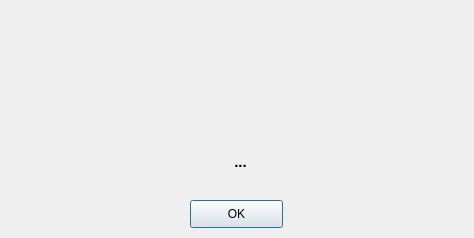
<?xml version="1.0" encoding="UTF-8"?>
<ui version="4.0">
 <class>Dialog</class>
 <widget class="QDialog" name="Dialog">
  <property name="geometry">
   <rect>
    <x>0</x>
    <y>0</y>
    <width>474</width>
    <height>238</height>
   </rect>
  </property>
  <property name="windowTitle">
   <string>Gagal</string>
  </property>
  <widget class="QPushButton" name="pbFailedNotif">
   <property name="geometry">
    <rect>
     <x>190</x>
     <y>200</y>
     <width>93</width>
     <height>28</height>
    </rect>
   </property>
   <property name="font">
    <font>
     <weight>50</weight>
     <bold>false</bold>
    </font>
   </property>
   <property name="text">
    <string>OK</string>
   </property>
  </widget>
  <widget class="QLabel" name="label_2">
   <property name="geometry">
    <rect>
     <x>180</x>
     <y>10</y>
     <width>111</width>
     <height>101</height>
    </rect>
   </property>
   <property name="text">
    <string/>
   </property>
   <property name="pixmap">
    <pixmap>../../img/close.png</pixmap>
   </property>
   <property name="scaledContents">
    <bool>true</bool>
   </property>
  </widget>
  <widget class="QLabel" name="lbl_notif_gagal">
   <property name="geometry">
    <rect>
     <x>50</x>
     <y>150</y>
     <width>381</width>
     <height>24</height>
    </rect>
   </property>
   <property name="font">
    <font>
     <pointsize>11</pointsize>
     <weight>75</weight>
     <bold>true</bold>
    </font>
   </property>
   <property name="text">
    <string>...</string>
   </property>
   <property name="scaledContents">
    <bool>true</bool>
   </property>
   <property name="alignment">
    <set>Qt::AlignCenter</set>
   </property>
  </widget>
 </widget>
 <resources/>
 <connections/>
</ui>
